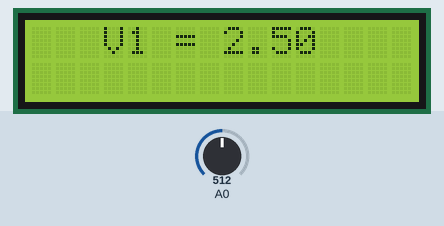
Simulated run of this sketch. Board: Arduino Uno, built with avr-gcc and run on an emulated ATmega328P. Parts: 16×2 character LCD. The inputs (shaded band) are chosen by the test bench; at power-on: A0 = 512. What the sketch prints to the serial monitor is not drawn.

Above: at 1.2 s.
1.3 s: A0 set to 716
At 3.0 s:
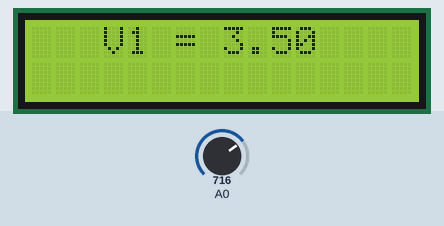
3.5 s: A0 set to 900
At 5.1 s:
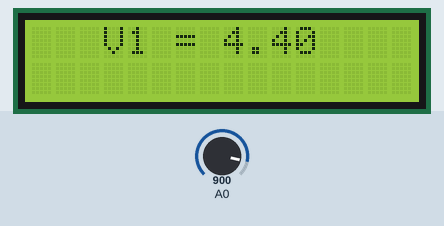
5.5 s: A0 set to 1023
At 7.1 s:
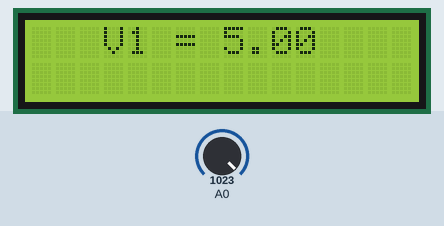
7.6 s: A0 set to 306
At 9.2 s:
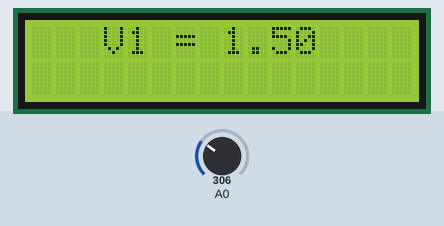
9.6 s: A0 set to 122
At 11.2 s:
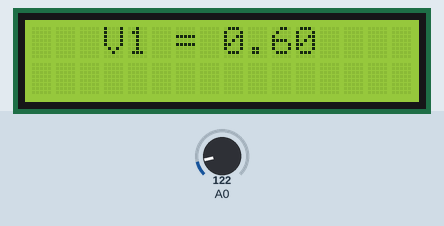
11.6 s: A0 set to 511
At 13.3 s:
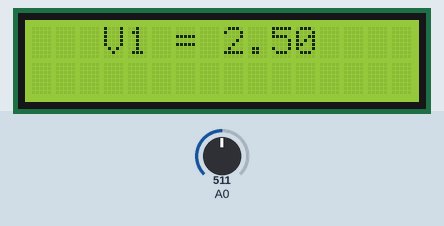
Timing chart, 0 to 14.6 s (numbered marks = the images above; inputs shaded):
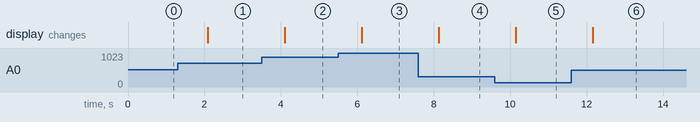

The sketch:

LCD_Voltmeter_Detail.ino
```cpp
#include <LiquidCrystal.h>
const int t = 1000;
byte digit[6][8]={{B00000, B00000, B00000, B00000, B00000, B00000, B00000, B00000},
                  {B00000, B00000, B00000, B00000, B00000, B00000, B00000, B11111},
                  {B00000, B00000, B00000, B00000, B00000, B00000, B11111, B11111},
                  {B00000, B00000, B00000, B00000, B00000, B11111, B11111, B11111},
                  {B00000, B00000, B00000, B00000, B11111, B11111, B11111, B11111},
                  {B00000, B00000, B00000, B11111, B11111, B11111, B11111, B11111}};

LiquidCrystal lcd( 12, 11, 5, 4, 3, 2 );    // Rs E d4 d5 d6 d7

void screen( int row, int char_no ){
    lcd.setCursor( 0, row );
    lcd.write( byte(char_no) );
}

float map_f( float value, float x, float y, float a, float b ){
    float step_v = ( b-a ) /( y-x );
    return value * step_v;
}

void change_digit( byte d[][8], int p ){

        for( int b=0; b<p; b++ )
            d[0][b] = ( d[0][b] | B11111 );

    Serial.print( "Binary : " );
    Serial.println( d[0][8], BIN );
}

void setup(){
    Serial.begin( 9600 );
    lcd.begin( 16, 2 );                    // 2 x 16  col x row

    //for( int i=0; i<6; i++ ){
        lcd.createChar( 0, digit[0] );         // ( character_no, character_name )
    //}
}

void loop(){

    lcd.clear();
    lcd.home();

    float value_float = analogRead( A0 );
    float volt_float = map_f( value_float, 0.0, 1023.0, 0.0, 5.0 );
    Serial.println( volt_float );

    int value = analogRead( A0 );
    //float volt = ( value / 1023.0 ) * 5.0;
    value = map( value, 0, 1023, 0, 5 );
    screen( 0, value );


    lcd.setCursor( 1, 0 );
    lcd.print( "  V1 = " );
    lcd.print( volt_float );

    delay(t);
}
```

Measured:
- after the input at 1.3 s, the display: changes after 0.79 s (image 1)
- after the input at 3.5 s, the display: changes after 0.60 s (image 2)
- after the input at 5.5 s, the display: changes after 0.61 s (image 3)
- after the input at 7.6 s, the display: changes after 0.53 s (image 4)
- after the input at 9.6 s, the display: changes after 0.54 s (image 5)
- after the input at 11.6 s, the display: changes after 0.56 s (image 6)
